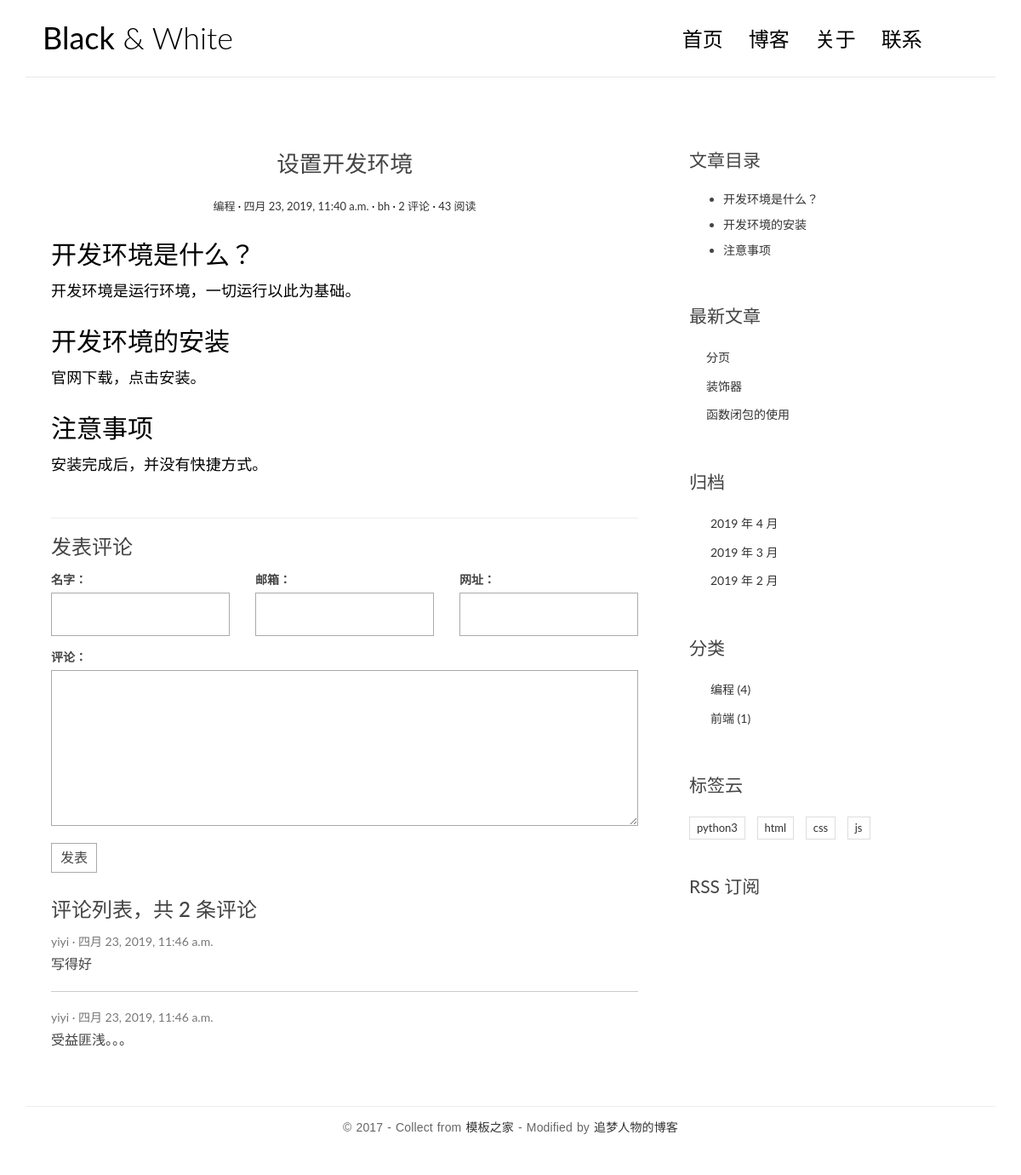
The app's page /blog/show/1/ with its own data.
### bloglook/models.py (models this page shows, shortened)
class Article(models.Model):
    awri = models.CharField(max_length=20, default='bh')
    atime = models.DateTimeField(auto_now_add=True)
    atype = models.ForeignKey(ArticleType, on_delete=models.CASCADE)
    atag = models.ForeignKey(Tag, on_delete=models.CASCADE)
    acou = models.IntegerField(default='0')
    atitle = models.CharField(max_length=50)

class ArticleType(models.Model):
    tname = models.CharField(max_length=20, default='python')

class ArticleContent(models.Model):
    ctxt = models.TextField()
    ctag = models.ForeignKey(ArticleTag, on_delete=models.CASCADE)
    cari = models.ForeignKey(Article, on_delete=models.CASCADE)
    def __str__(self):
        return self.ctxt

class Comment(models.Model):
    cpeo = models.CharField(max_length=20, default='yiyi')
    ctime = models.DateTimeField(auto_now=True)
    ctext = models.CharField(max_length=500)
    cari = models.ForeignKey(Article, on_delete=models.CASCADE)
    cemail = models.CharField(max_length=20, default='3020498522@qq.com', null=True, blank=True)
    curl = models.CharField(max_length=20, default='127.0.0.1...', null=True, blank=True)
    def __str__(self):
        return self.ctext

class Tag(models.Model):
    tname = models.CharField(max_length=20, default='python')

### bloglook/views.py (the view)
# urls.py: url(r'^show/(\d+)/$', views.show, name='show'),
def show(request, aid):
    arilist = Article.objects.all()
    time = datetime.datetime.now()
    lastestlist = Article.objects.all().order_by('-atime').all()[:3]
    typelist = ArticleType.objects.all()
    taglist = Tag.objects.all()
    ariinfo = Article.objects.get(pk=int(aid))
    ariinfo.acou += 1
    ariinfo.save()
    conlist = ariinfo.articlecontent_set.all()
    firsttag = []
    for c in conlist:
        if c.ctag.id == 1:
            firsttag.append(c.ctxt)
    comlist = ariinfo.comment_set.all()
    return render(request, 'bloglook/single.html',
                  {'ariinfo': ariinfo, 'conlist': conlist, 'firsttag': firsttag,
                   'comlist': comlist, 'time': time,
                   'arilist': arilist, 'typelist': typelist,
                   'taglist': taglist, 'lastestlist': lastestlist,
                   })

### templates/bloglook/single.html (shortened to what this page needs)
<!DOCTYPE html>
<html>
<head>
    <link rel="stylesheet" href="/static/css/bootstrap.min.css">
    <link rel="stylesheet" href="http://code.ionicframework.com/ionicons/2.0.1/css/ionicons.min.css">
    <link rel="stylesheet" href="/static/css/pace.css">
    <link rel="stylesheet" href="/static/css/custom.css">
</head>
<body id="single">
<div class="container">
    <header id="site-header">
        <div class="row">
            <div class="col-md-4 col-sm-5 col-xs-8">
                <div class="logo">
                    <h1><a href="index.html"><b>Black</b> &amp; White</a></h1>
                </div>
            </div>
            <div class="col-md-8 col-sm-7 col-xs-4">
                <nav class="main-nav" role="navigation">
                    <div class="collapse navbar-collapse" id="bs-example-navbar-collapse-1">
                        <ul class="nav navbar-nav navbar-right">
                            <li class="cl-effect-11"><a href="{% url 'bloglook:index' '1' '' '' %}" data-hover="首页">首页</a></li>
                            <li class="cl-effect-11"><a href="full-width.html" data-hover="博客">博客</a></li>
                            <li class="cl-effect-11"><a href="about.html" data-hover="关于">关于</a></li>
                            <li class="cl-effect-11"><a href="contact.html" data-hover="联系">联系</a></li>
                        </ul>
                    </div>
                </nav>
            </div>
        </div>
    </header>
</div>
<div class="content-body">
    <div class="container">
        <div class="row">
            <main class="col-md-8">
                <article class="post post-1">
                    <header class="entry-header">
                        {% if ariinfo %}
                            <h1 class="entry-title">{{ ariinfo.atitle }}</h1>
                            <div class="entry-meta">
                                <span class="post-category"><a href=" {% url 'bloglook:type' ariinfo.atype.id %}">{{ ariinfo.atype.tname }}</a></span>
                                <span class="post-date"><a href="#"><time class="entry-date">{{ ariinfo.atime }}</time></a></span>
                                <span class="post-author"><a href="#">{{ ariinfo.awri }}</a></span>
                                <span class="comments-link"><a href="#">{{ ariinfo.comment_set.all.count }} 评论</a></span>
                                <span class="views-count"><a href="#">{{ ariinfo.acou }} 阅读</a></span>
                            </div>
                        {% endif %}
                    </header>
                    <div class="entry-content clearfix">
                        {% for t in conlist %}
                            {% if t.ctag_id == 1 %}
                                <h2>{{ t }}</h2>
                            {% elif t.ctag_id == 2 %}
                                <p>{{ t }}</p>
                            {% endif %}
                        {% endfor %}
                    </div>
                </article>
                <section class="comment-area" id="comment-area">
                    <hr>
                    <h3>发表评论</h3>
                    <form action="{% url 'bloglook:pubcom' ariinfo.id%}" method="post" class="comment-form">
                        <div class="row">
                            <div class="col-md-4">
                                <label for="id_name">名字：</label>
                                <input type="text" id="id_name" name="name" required>
                            </div>
                            <div class="col-md-4">
                                <label for="id_email">邮箱：</label>
                                <input type="email" id="id_email" name="email" required>
                            </div>
                            <div class="col-md-4">
                                <label for="id_url">网址：</label>
                                <input type="text" id="id_url" name="url">
                            </div>
                            <div class="col-md-12">
                                <label for="id_comment">评论：</label>
                                <textarea name="comment" id="id_comment" required></textarea>
                                <button type="submit" class="comment-btn">发表</button>
                            </div>
                        </div>
                    </form>
                    <div class="comment-list-panel">
                        <h3>评论列表，共 <span>{{ ariinfo.comment_set.all.count }}</span> 条评论</h3>
                        <ul class="comment-list list-unstyled">
                        {% for com in comlist %}
                            <li class="comment-item">
                            <span class="nickname">{{ com.cpeo }}</span>
                            <time class="submit-date" datetime="2012-11-09T23:15:57+00:00">{{ com.ctime }}</time>
                            <div class="text">
                                {{ com|safe }}
                            </div>
                        {% endfor %}
                            </li>
                        </ul>
                    </div>
                </section>
            </main>
            <aside class="col-md-4">
                <div class="widget widget-content">
                    <h3 class="widget-title">文章目录</h3>
                    <ul>
                        {%if firsttag %}
                            {% for tag in firsttag %}
                                <li><a href="#">{{ tag }}</a></li>
                            {% endfor %}
                        {% endif %}
                    </ul>
                </div>
                <div class="widget widget-recent-posts">
                    <h3 class="widget-title">最新文章</h3>
                    <ul>
                        {% for la in lastestlist %}
                            <li><a href="{% url 'bloglook:show' la.id %}">{{ la.atitle }}</a></li>
                        {% endfor %}
                    </ul>
                </div>
                <div class="widget widget-archives">
                    <h3 class="widget-title">归档</h3>
                    <ul>
                        <li>
                            <a href="{% url 'bloglook:time' time.month %}">{{ time.year }} 年 {{ time.month }} 月</a>
                        </li>
                        <li>
                            <a href="{% url 'bloglook:time' time.month|add:-1 %}">{{ time.year }} 年 {{ time.month|add:-1 }} 月</a>
                        </li>
                        <li>
                            <a href="{% url 'bloglook:time' time.month|add:-2 %}">{{ time.year }} 年 {{ time.month|add:-2 }}  月</a>
                        </li>
                    </ul>
                </div>
                <div class="widget widget-category">
                    <h3 class="widget-title">分类</h3>
                    {% if typelist %}
                        <ul>
                            {% for t in typelist %}
                            <li><a href="#">{{ t.tname }} <span class="post-count">({{ t.article_set.all.count }})</span></a></li>
                            {% endfor %}
                        </ul>
                    {% else %}
                        没有标签
                    {% endif %}
                </div>
                <div class="widget widget-tag-cloud">
                    <h3 class="widget-title">标签云</h3>
                    {% if taglist %}
                        <ul>
                            {% for t in taglist %}
                            <li><a href="{% url 'bloglook:tag' t.id %}">{{ t.tname }}</a></li>
                            {% endfor %}
                        </ul>
                    {% else %}
                        没有标签
                    {% endif %}
                </div>
                <div class="rss">
                    <a href="{% url 'bloglook:rss' %}"> RSS 订阅</a>
                </div>
            </aside>
        </div>
    </div>
</div>
<footer id="site-footer">
    <div class="container">
        <div class="row">
            <div class="col-md-12">
                <p class="copyright">&copy 2017 - Collect from <a href="http://www.cssmoban.com/"
                                                                  target="_blank" title="模板之家">模板之家</a>
                    - Modified by <a href="http://zmrenwu.com/" title="网页模板" target="_blank">追梦人物的博客</a>
                </p>
            </div>
        </div>
    </div>
</footer>
</body>
</html>

### static/css/custom.css (style rules this page uses)
* { outline: none; }
h1, h2, h3, h4, h5, h6 { margin-top: 0; }
b { font-weight: 400; }
a { color: #333; }
body { color: #444; font-family: 'Lato', sans-serif; }
p { font-family: 'Ubuntu', sans-serif; font-weight: 400; word-spacing: 1px; letter-spacing: 0.01em; }
#single p, #page p { margin-bottom: 25px; }
#site-header { background-color: #FFF; padding: 25px 20px; margin-bottom: 40px; border-bottom: 1px solid #e7e7e7; }
.logo h1 a { color: #000; }
.logo h1 { margin: 0; font-family: 'Lato', sans-serif; font-weight: 300; }
.main-nav { margin-top: 11px; max-width: 95%; }
.main-nav a { color: #000000 !important; padding: 0 0 5px 0 !important; margin-right: 30px; font-family: 'Lato', sans-serif; font-weight: 300; font-size: 24px; }
.cl-effect-11 a { padding: 10px 0; color: #0972b4; text-shadow: none; }
.cl-effect-11 a::before { position: absolute; top: 0; left: 0; overflow: hidden; padding: 0 0 5px 0 !important; max-width: 0; border-bottom: 1px solid #000; color: #000; content: attr(data-hover); white-space: nowrap; -webkit-transition: max-width 0.5s; -moz-transition: max-width 0.5s; transition: max-width 0.5s; }
.content-body { padding-bottom: 4em; }
.post { background: #fff; padding: 30px 30px 0; }
.entry-title { text-align: center; font-size: 1.9em; margin-bottom: 20px; line-height: 1.6; padding: 10px 20px 0; }
.entry-meta { text-align: center; color: #DDDDDD; font-size: 13px; margin-bottom: 30px; }
.entry-content { font-size: 18px; line-height: 1.9; font-weight: 300; color: #000; }
.post-category::after, .post-date::after, .post-author::after, .comments-link::after { content: ' ·'; color: #000; }
.widget { background: #fff; padding: 30px 0 0; }
.widget-title { font-size: 1.5em; margin-bottom: 20px; line-height: 1.6; padding: 10px 0 0; font-weight: 400; }
.widget-recent-posts ul { padding: 0; margin: 0; padding-left: 20px; }
.widget-recent-posts ul li { list-style-type: none; position: relative; line-height: 170%; margin-bottom: 10px; }
.widget-recent-posts ul li::before { content: '\f3d3'; font-family: "Ionicons"; position: absolute; left: -17px; top: 3px; font-size: 16px; color: #000; }
.widget-archives ul { padding: 0; margin: 0; padding-left: 25px; }
.widget-archives ul li { list-style-type: none; position: relative; line-height: 170%; margin-bottom: 10px; }
.widget-archives ul li::before { content: '\f3f3'; font-family: "Ionicons"; position: absolute; left: -25px; top: 1px; font-size: 16px; color: #000; }
.widget-category ul { padding: 0; margin: 0; padding-left: 25px; }
.widget-category ul li { list-style-type: none; position: relative; line-height: 170%; margin-bottom: 10px; }
.widget-category ul li::before { content: '\f3fe'; font-family: "Ionicons"; position: absolute; left: -25px; top: 1px; font-size: 18px; color: #000; }
.widget-tag-cloud ul { padding: 0; margin: 0; margin-right: -10px; }
.widget-tag-cloud ul li { list-style-type: none; font-size: 13px; display: inline-block; margin-right: 10px; margin-bottom: 10px; padding: 3px 8px; border: 1px solid #ddd; }
.widget-content ul li { margin-bottom: 10px; }
.rss { font-size: 21px; margin-top: 30px; }
.rss a { color: #444; }
#site-footer { padding-top: 10px; padding: 0 0 1.5em 0; }
.copyright { text-align: center; padding-top: 1em; margin: 0; border-top: 1px solid #eee; color: #666; }
.contact-form input, .comment-form input { border: 1px solid #aaa; margin-bottom: 15px; width: 100%; padding: 15px 15px; font-size: 16px; line-height: 100%; transition: 0.4s border-color linear; }
.contact-form textarea, .comment-form textarea { border: 1px solid #aaa; margin-bottom: 15px; width: 100%; padding: 15px 15px; font-size: 16px; line-height: 20px !important; min-height: 183px; transition: 0.4s border-color linear; }
.comment-area { padding: 0 30px 0; }
.comment-form { margin-top: 15px; }
.comment-form .comment-btn { background-color: #fff; border: 1px solid #aaa; font-size: 16px; padding: 5px 10px; }
.comment-list-panel { margin-top: 30px; }
.comment-list { margin-top: 15px; }
.comment-item:not(:last-child) { border-bottom: 1px #ccc solid; margin-bottom: 20px; padding-bottom: 20px; }
.comment-item .nickname, .comment-item .submit-date { color: #777; font-size: 14px; }
.comment-item .nickname:after { content: ' ·'; }
.comment-item .text { padding-top: 5px; font-size: 16px; }

### records on screen
Article: atitle "设置开发环境", atype.tname "编程", atime "四月 23, 2019, 11:40 a.m.", awri "bh", comment_set.all.count "2", acou "43"
ArticleContent: ctxt "开发环境是什么？", firsttag "开发环境是什么？"
ArticleContent: ctxt "开发环境是运行环境，一切运行以此为基础。"
ArticleContent: ctxt "开发环境的安装", firsttag "开发环境的安装"
ArticleContent: ctxt "官网下载，点击安装。"
ArticleContent: ctxt "注意事项", firsttag "注意事项"
ArticleContent: ctxt "安装完成后，并没有快捷方式。"
Comment: cpeo "yiyi", ctime "四月 23, 2019, 11:46 a.m.", ctext "写得好"
Comment: cpeo "yiyi", ctime "四月 23, 2019, 11:46 a.m.", ctext "受益匪浅。。。"
Article: atitle "分页"
Article: atitle "装饰器"
Article: atitle "函数闭包的使用"
ArticleType: tname "编程", article_set.all.count "4"
ArticleType: tname "前端", article_set.all.count "1"
Tag: tname "python3"
Tag: tname "html"
Tag: tname "css"
Tag: tname "js"
